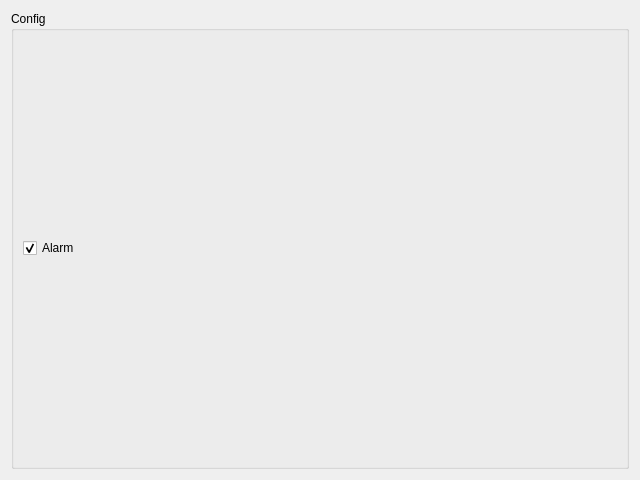
<?xml version="1.0" encoding="UTF-8"?>
<ui version="4.0">
 <class>LightSensorWidget</class>
 <widget class="QWidget" name="LightSensorWidget">
  <property name="geometry">
   <rect>
    <x>0</x>
    <y>0</y>
    <width>640</width>
    <height>480</height>
   </rect>
  </property>
  <property name="windowTitle">
   <string>Form</string>
  </property>
  <layout class="QGridLayout" name="gridLayout">
   <item row="1" column="0">
    <widget class="QGroupBox" name="groupBox">
     <property name="title">
      <string>Config</string>
     </property>
     <layout class="QGridLayout" name="gridLayout_2">
      <item row="0" column="0">
       <widget class="QCheckBox" name="alarmCheckBox">
        <property name="text">
         <string>Alarm</string>
        </property>
        <property name="checked">
         <bool>true</bool>
        </property>
       </widget>
      </item>
     </layout>
    </widget>
   </item>
  </layout>
 </widget>
 <resources/>
 <connections/>
</ui>
